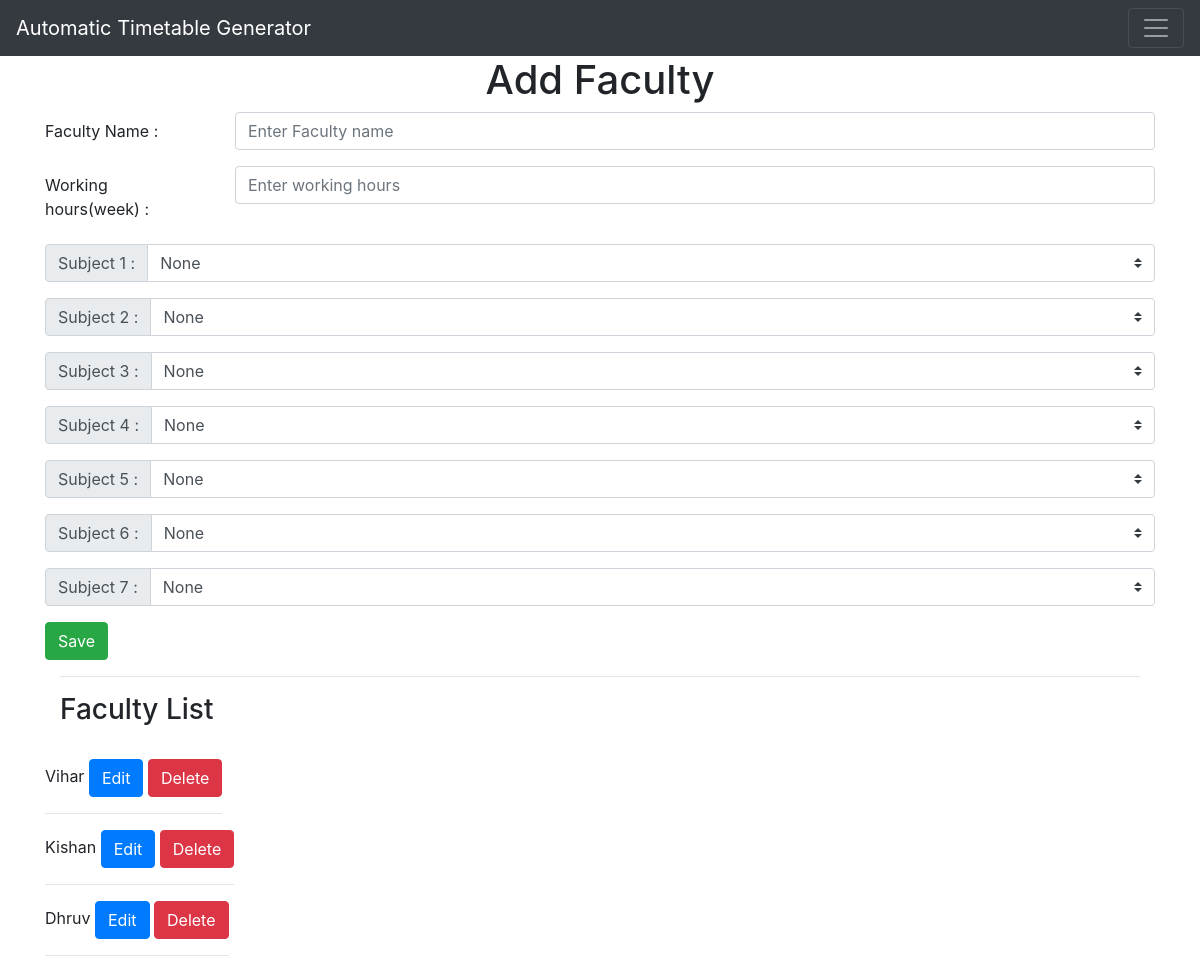
The page /add-faculty on the database its author committed.
### app.py (models this page shows, shortened)
class Faculty(db.Model):
    faculty_id = db.Column(db.Integer, primary_key=True)
    faculty_name = db.Column(db.String(40), nullable=False)
    faculty_hours = db.Column(db.Integer, nullable=False)
    faculty_subject1 = db.Column(db.String(40), default='none')
    faculty_subject2 = db.Column(db.String(40), default='none')
    faculty_subject3 = db.Column(db.String(40), default='none')
    faculty_subject4 = db.Column(db.String(40), default='none')
    faculty_subject5 = db.Column(db.String(40), default='none')
    faculty_subject6 = db.Column(db.String(40), default='none')
    faculty_subject7 = db.Column(db.String(40), default='none')

### app.py (the view)
@app.route('/add-faculty', methods=['GET','POST'])
def add_faculty():
    if request.method == "POST":
        faculty_name = request.form['faculty_name']
        faculty_hours = request.form['faculty_hours']
        faculty_subject1 = request.form.get('faculty_subject1')
        faculty_subject2 = request.form.get('faculty_subject2')
        faculty_subject3 = request.form.get('faculty_subject3')
        faculty_subject4 = request.form.get('faculty_subject4')
        faculty_subject5 = request.form.get('faculty_subject5')
        faculty_subject6 = request.form.get('faculty_subject6')
        faculty_subject7 = request.form.get('faculty_subject7')
        new_faculty = Faculty(faculty_name=faculty_name, faculty_hours=faculty_hours, faculty_subject1=faculty_subject1, faculty_subject2=faculty_subject2, faculty_subject3=faculty_subject3, faculty_subject4=faculty_subject4, faculty_subject5=faculty_subject5, faculty_subject6=faculty_subject6, faculty_subject7=faculty_subject7)
        db.session.add(new_faculty) # added for this session only
        db.session.commit() # added permanently
        return redirect('/add-faculty')
    else:
        all_faculties = Faculty.query.order_by(Faculty.faculty_id).all()
        all_subjects = Subject.query.order_by(Subject.id).all()
        return render_template('add-faculty.html', subjects = all_subjects, faculties = all_faculties) # to use in loops

### templates/add-faculty.html (shortened to what this page needs)
{% extends 'base.html' %}
{% block body %}
<div class="container">
    <h1 style="text-align:center" >Add Faculty</h1>
</div>
<form action="/add-faculty" method="post">
    <div class="form-group row">
    <label for="faculty_name" class="col-sm-2 col-form-label">Faculty Name :</label>
    <div class="col-sm-10">
      <input type="text" class="form-control" name="faculty_name" id="faculty_name" placeholder="Enter Faculty name" required>
    </div>
  </div>
    <div class="form-group row">
      <label for="faculty_hours" class="col-sm-2 col-form-label">Working hours(week) :</label>
      <div class="col-sm-10">
        <input type="number" class="form-control" name="faculty_hours" id="faculty_hours" placeholder="Enter working hours" required>
      </div>
    </div>
    <div class="input-group mb-3" id="add">
      <div class="input-group-prepend">
        <label class="input-group-text" for="faculty_subject1">Subject 1 :</label>
      </div>
      <select class="custom-select" name="faculty_subject1" id="faculty_subject1">
          <option default value="none">None</option>
      </select>
    </div>
    <div class="input-group mb-3" id="add">
      <div class="input-group-prepend">
        <label class="input-group-text" for="faculty_subject2">Subject 2 :</label>
      </div>
      <select class="custom-select" name="faculty_subject2" id="faculty_subject2">
          <option default value="none">None</option>
      </select>
    </div>
    <div class="input-group mb-3" id="add">
      <div class="input-group-prepend">
        <label class="input-group-text" for="faculty_subject3">Subject 3 :</label>
      </div>
      <select class="custom-select" name="faculty_subject3" id="faculty_subject3">
          <option default value="none">None</option>
      </select>
    </div>
    <div class="input-group mb-3" id="add">
      <div class="input-group-prepend">
        <label class="input-group-text" for="faculty_subject4">Subject 4 :</label>
      </div>
      <select class="custom-select" name="faculty_subject4" id="faculty_subject4">
          <option default value="none">None</option>
      </select>
    </div>
    <div class="input-group mb-3" id="add">
      <div class="input-group-prepend">
        <label class="input-group-text" for="faculty_subject5">Subject 5 :</label>
      </div>
      <select class="custom-select" name="faculty_subject5" id="faculty_subject5">
          <option default value="none">None</option>
      </select>
    </div>
    <div class="input-group mb-3" id="add">
      <div class="input-group-prepend">
        <label class="input-group-text" for="faculty_subject6">Subject 6 :</label>
      </div>
      <select class="custom-select" name="faculty_subject6" id="faculty_subject6">
          <option default value="none">None</option>
      </select>
    </div>
    <div class="input-group mb-3" id="add">
      <div class="input-group-prepend">
        <label class="input-group-text" for="faculty_subject7">Subject 7 :</label>
      </div>
      <select class="custom-select" name="faculty_subject7" id="faculty_subject7">
          <option default value="none">None</option>
      </select>
    </div>
  <div>
      <button class="btn btn-success" type="submit">Save</button>
  </div>
</form>
<div class="container">
    <hr>
    <h3>Faculty List</h3>
    <br>
    {% for faculty in faculties %}
        <div class="row">
            <div class="column">
                {{faculty.faculty_name}}
                <a class="btn btn-primary" href="/edit/faculty/{{faculty.faculty_id}}" >Edit</a>
                <a class="btn btn-danger" href="/delete/faculty/{{faculty.faculty_id}}" >Delete</a>
                <hr>
            </div>
        </div>
    {% endfor %}
</div>
{% endblock %}

### static/css/main.css (style rules this page uses)
body { font-family: Helvetica; }

### rows shown on the page
Faculty: faculty_name "Vihar"
Faculty: faculty_name "Kishan"
Faculty: faculty_name "Dhruv"
